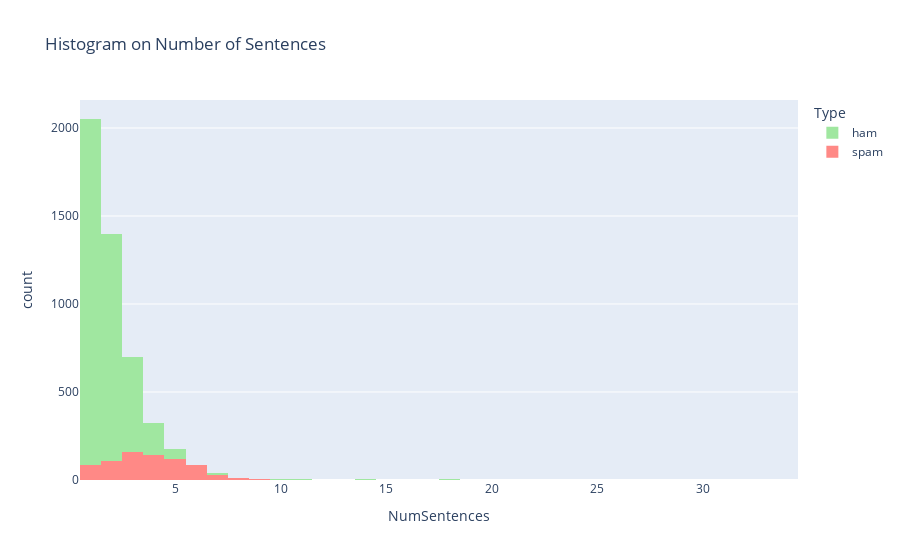

Notebook code cell kept with this figure:
### Markdown cell above
It is interesting note that most **spam** messages have a **higher** word count (i.e. the mode of spam messages lies at 28 words) than ham messages (i.e. mode of ham messages lies at 6 words). Furthermore, the two distributions of CharCount and NumWords look fairly similar in shape. Hence, the distribution of ham messages is still **positively** skewed, whereas that of spam messages is still **negatively** skewed.

### Code cell
eda_charc_hist = px.histogram(df[['NumSentences', 'Type']], 
                              x='NumSentences', 
                              color='Type', 
                              template='plotly', 
                              title='Histogram on Number of Sentences', 
                              color_discrete_sequence=["#A0e7A0", "#FF8986"])
eda_charc_hist.update_layout(barmode='overlay')

### Figure 1 — Plotly figure (JSON) as saved in the notebook; plotly's stock layout.template omitted (floating-point values rounded to 4 significant figures; data arrays with more than 128 entries replaced by an {"elided": "..."} marker saying what was removed)
{"data": [{"alignmentgroup": "True", "bingroup": "x", "hovertemplate": "Type=ham<br>NumSentences=%{x}<br>count=%{y}<extra></extra>", "legendgroup": "ham", "marker": {"color": "#A0e7A0", "pattern": {"shape": ""}}, "name": "ham", "offsetgroup": "ham", "orientation": "v", "showlegend": true, "type": "histogram", "x": {"elided": "4827 int values"}, "xaxis": "x", "yaxis": "y"}, {"alignmentgroup": "True", "bingroup": "x", "hovertemplate": "Type=spam<br>NumSentences=%{x}<br>count=%{y}<extra></extra>", "legendgroup": "spam", "marker": {"color": "#FF8986", "pattern": {"shape": ""}}, "name": "spam", "offsetgroup": "spam", "orientation": "v", "showlegend": true, "type": "histogram", "x": {"elided": "747 int values"}, "xaxis": "x", "yaxis": "y"}], "layout": {"barmode": "overlay", "legend": {"title": {"text": "Type"}, "tracegroupgap": 0}, "title": {"text": "Histogram on Number of Sentences"}, "xaxis": {"anchor": "y", "domain": [0, 1], "title": {"text": "NumSentences"}}, "yaxis": {"anchor": "x", "domain": [0, 1], "title": {"text": "count"}}}}
